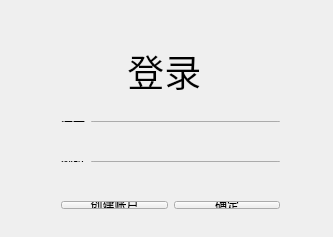
<?xml version="1.0" encoding="UTF-8"?>
<ui version="4.0">
 <class>StudentMangerSystem</class>
 <widget class="QWidget" name="StudentMangerSystem">
  <property name="geometry">
   <rect>
    <x>0</x>
    <y>0</y>
    <width>333</width>
    <height>237</height>
   </rect>
  </property>
  <property name="windowTitle">
   <string>StudentMangerSystem</string>
  </property>
  <widget class="QWidget" name="layoutWidget">
   <property name="geometry">
    <rect>
     <x>50</x>
     <y>110</y>
     <width>241</width>
     <height>23</height>
    </rect>
   </property>
   <layout class="QHBoxLayout" name="horizontalLayout_2">
    <item>
     <widget class="QLabel" name="label_2">
      <property name="text">
       <string>账号</string>
      </property>
     </widget>
    </item>
    <item>
     <widget class="QLineEdit" name="lineEdit"/>
    </item>
   </layout>
  </widget>
  <widget class="QLabel" name="label">
   <property name="geometry">
    <rect>
     <x>60</x>
     <y>40</y>
     <width>181</width>
     <height>61</height>
    </rect>
   </property>
   <property name="font">
    <font>
     <family>Agency FB</family>
     <pointsize>28</pointsize>
    </font>
   </property>
   <property name="layoutDirection">
    <enum>Qt::LeftToRight</enum>
   </property>
   <property name="text">
    <string>       登录</string>
   </property>
  </widget>
  <widget class="QWidget" name="layoutWidget_2">
   <property name="geometry">
    <rect>
     <x>50</x>
     <y>150</y>
     <width>241</width>
     <height>23</height>
    </rect>
   </property>
   <layout class="QHBoxLayout" name="horizontalLayout">
    <item>
     <widget class="QLabel" name="label_3">
      <property name="text">
       <string>密码</string>
      </property>
     </widget>
    </item>
    <item>
     <widget class="QLineEdit" name="lineEdit_2"/>
    </item>
   </layout>
  </widget>
  <widget class="QWidget" name="layoutWidget_3">
   <property name="geometry">
    <rect>
     <x>50</x>
     <y>190</y>
     <width>241</width>
     <height>30</height>
    </rect>
   </property>
   <layout class="QHBoxLayout" name="horizontalLayout_3">
    <item>
     <widget class="QPushButton" name="pushButton">
      <property name="text">
       <string>创建账户</string>
      </property>
     </widget>
    </item>
    <item>
     <widget class="QPushButton" name="pushButton_2">
      <property name="text">
       <string>确定</string>
      </property>
     </widget>
    </item>
   </layout>
  </widget>
 </widget>
 <layoutdefault spacing="6" margin="11"/>
 <resources/>
 <connections/>
</ui>
